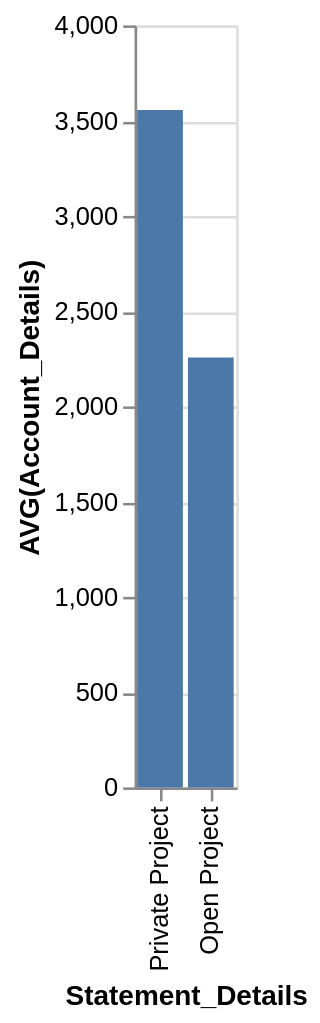

The specification (Vega-Lite) saved for this image:
### Vega-Lite specification from a JSON file in a GitHub repository (floating-point values rounded to 4 significant figures)
{"data": {"values": [{"x_data": "Private Project", "y_data": 3556.0}, {"x_data": "Open Project", "y_data": 2257.0}]}, "mark": "bar", "encoding": {"x": {"field": "x_data", "type": "nominal", "title": "Statement_Details", "sort": "descending"}, "y": {"field": "y_data", "type": "quantitative", "title": "AVG(Account_Details)"}}}
